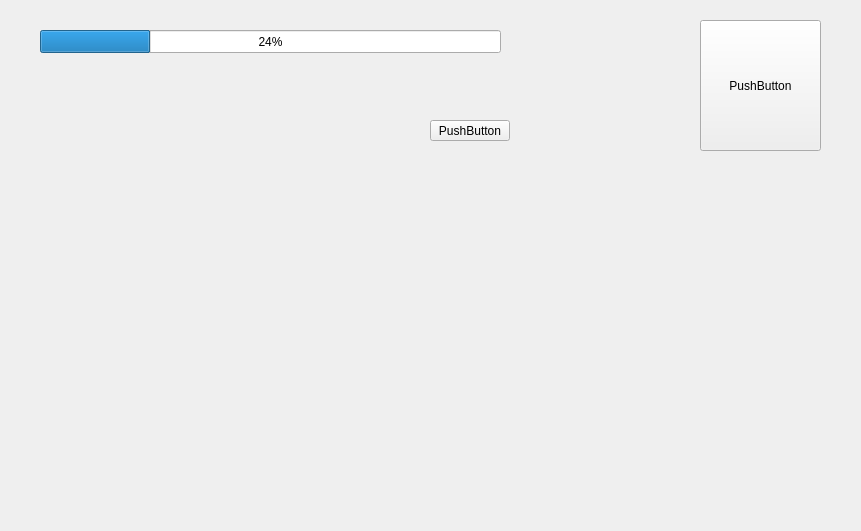
<?xml version="1.0" encoding="UTF-8"?>
<ui version="4.0">
 <class>DesignerWidget</class>
 <widget class="QWidget" name="DesignerWidget">
  <property name="geometry">
   <rect>
    <x>0</x>
    <y>0</y>
    <width>861</width>
    <height>531</height>
   </rect>
  </property>
  <property name="windowTitle">
   <string>Form</string>
  </property>
  <widget class="QPushButton" name="pushButton">
   <property name="geometry">
    <rect>
     <x>700</x>
     <y>20</y>
     <width>121</width>
     <height>131</height>
    </rect>
   </property>
   <property name="text">
    <string>PushButton</string>
   </property>
  </widget>
  <widget class="QPushButton" name="pushButton_2">
   <property name="geometry">
    <rect>
     <x>430</x>
     <y>120</y>
     <width>80</width>
     <height>21</height>
    </rect>
   </property>
   <property name="text">
    <string>PushButton</string>
   </property>
  </widget>
  <widget class="QProgressBar" name="progressBar">
   <property name="geometry">
    <rect>
     <x>40</x>
     <y>30</y>
     <width>461</width>
     <height>23</height>
    </rect>
   </property>
   <property name="value">
    <number>24</number>
   </property>
  </widget>
 </widget>
 <resources/>
 <connections/>
</ui>
